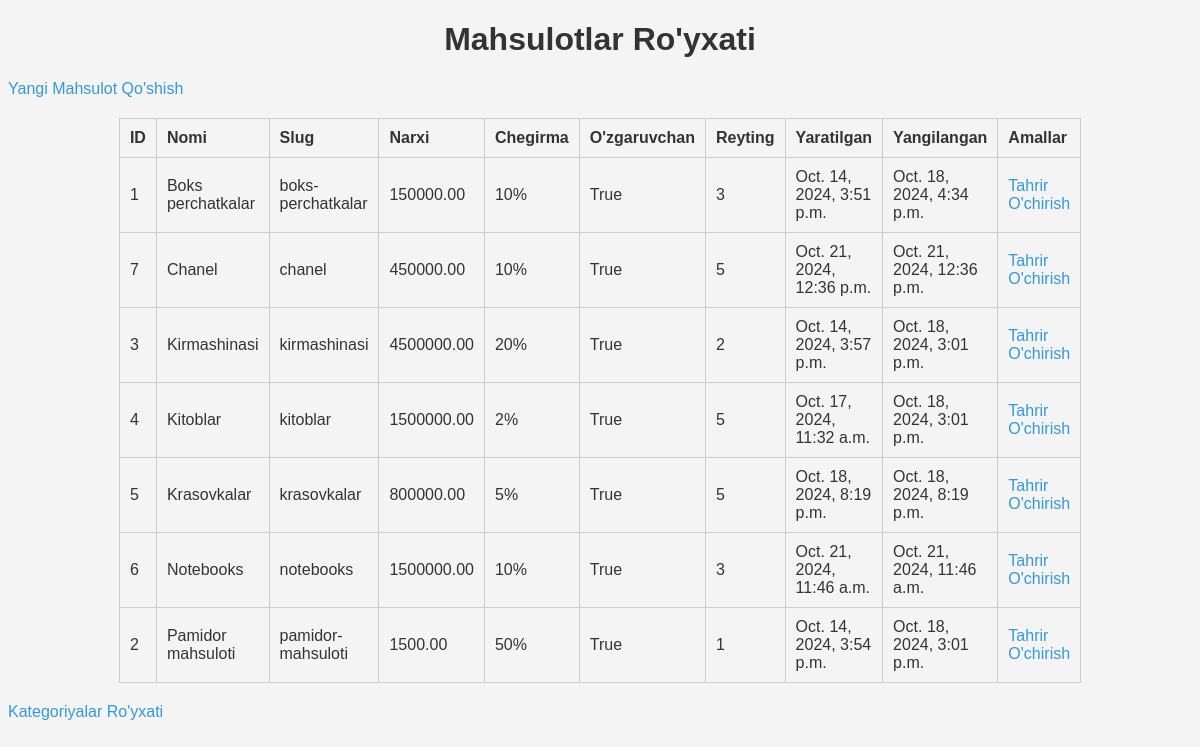
Page /admin_panel/products/ on the earlier database version.
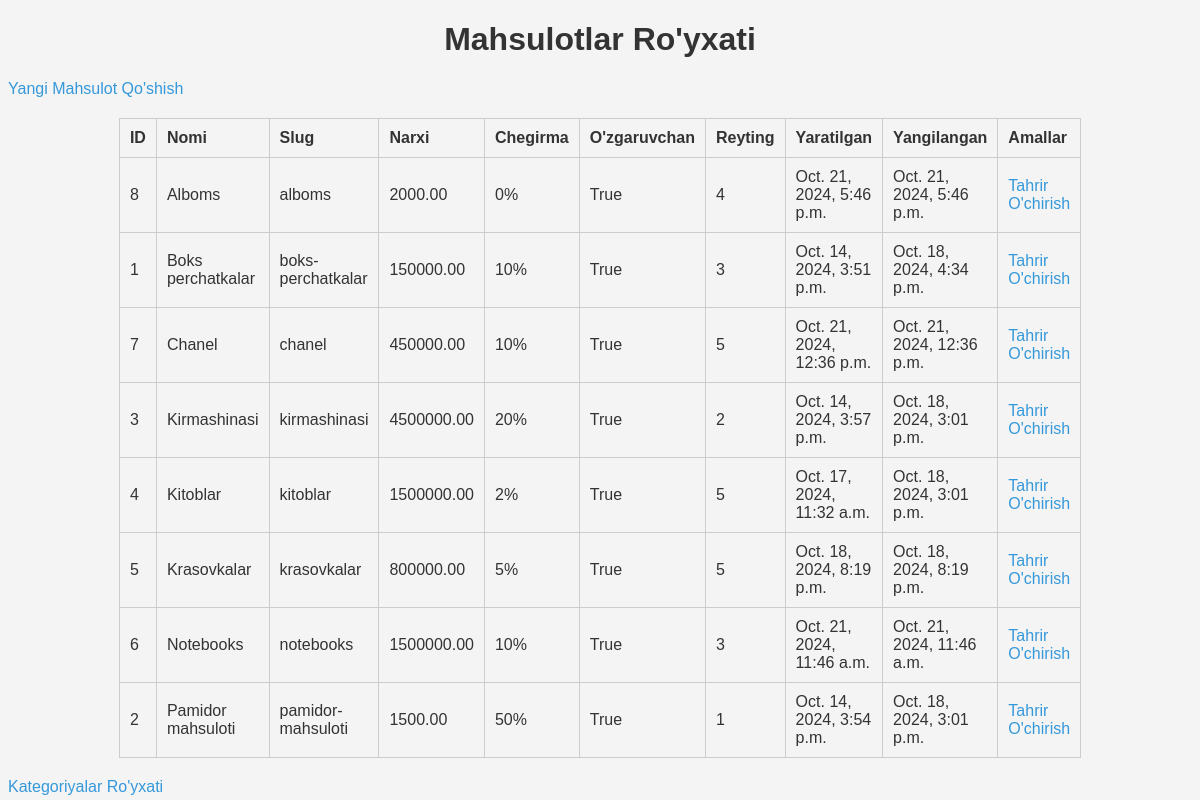
Same page on the later database version.
### shop/models.py (models this page shows, shortened)
class Product(models.Model):
    class RatingChoices(models.IntegerChoices):
        zero = 0
        one = 1
        two = 2
        three = 3
        four = 4
        five = 5
    category = models.ForeignKey(Category, related_name='products', on_delete=models.CASCADE)
    name = models.CharField(max_length=550)
    slug = models.SlugField(max_length=200, unique=True)
    image = models.ImageField(upload_to='products/%Y/%m/%d', blank=True)
    description = models.TextField(blank=True)
    price = models.DecimalField(max_digits=10, decimal_places=2)
    discount = models.IntegerField(default=0)
    rating = models.PositiveIntegerField(choices=RatingChoices.choices, default=RatingChoices.zero)
    users_like = models.ManyToManyField(User, related_name='users_like',null=True, blank=True)
    available = models.BooleanField(default=True)
    created = models.DateTimeField(auto_now_add=True)
    updated = models.DateTimeField(auto_now=True)
    class Meta:
        ordering = ['name']
        indexes = [
            models.Index(fields=['id', 'slug']),
            models.Index(fields=['name']),
            models.Index(fields=['-created']),
        ]

### admin_panel/views.py (the view)
# urls.py: path('products/', ProductListView.as_view(), name='product_list'),
class ProductListView(ListView):
    model = Product
    template_name = 'admin_panel/product_list.html'
    context_object_name = 'products'

### cart/context_processors.py (called while the page is built)
def cart(request):
    return {'cart': Cart(request)}

### admin_panel/templates/admin_panel/product_list.html (shortened to what this page needs)
{% load static %}
<!DOCTYPE html>
<html lang="en">
<head>
    <link rel="stylesheet" href="{% static 'admin_panel/styles.css' %}">
</head>
<body>
    <h1>Mahsulotlar Ro'yxati</h1>
    <a href="{% url 'admin_panel:product_create' %}">Yangi Mahsulot Qo'shish</a>
    <table>
        <thead>
            <tr>
                <th>ID</th>
                <th>Nomi</th>
                <th>Slug</th>
                <th>Narxi</th>
                <th>Chegirma</th>
                <th>O'zgaruvchan</th>
                <th>Reyting</th>
                <th>Yaratilgan</th>
                <th>Yangilangan</th>
                <th>Amallar</th>
            </tr>
        </thead>
        <tbody>
            {% for product in products %}
            <tr>
                <td>{{ product.id }}</td>
                <td>{{ product.name }}</td>
                <td>{{ product.slug }}</td>
                <td>{{ product.price }}</td>
                <td>{{ product.discount }}%</td>
                <td>{{ product.available }}</td>
                <td>{{ product.rating }}</td>
                <td>{{ product.created }}</td>
                <td>{{ product.updated }}</td>
                <td>
                    <a href="{% url 'admin_panel:product_edit' product.pk %}">Tahrir</a>
                    <a href="{% url 'admin_panel:product_delete' product.pk %}">O'chirish</a>
                </td>
            </tr>
            {% empty %}
            <tr>
                <td colspan="10">Mahsulotlar topilmadi.</td>
            </tr>
            {% endfor %}
        </tbody>
    </table>
    <a href="{% url 'admin_panel:category_list' %}">Kategoriyalar Ro'yxati</a>
</body>
</html>

Differences in the rows shown:
added Product: id "8", name "Alboms", slug "alboms", price "2000.00", discount "0", available "True", rating "4", created "Oct. 21, 2024, 5:46 p.m.", updated "Oct. 21, 2024, 5:46 p.m."
